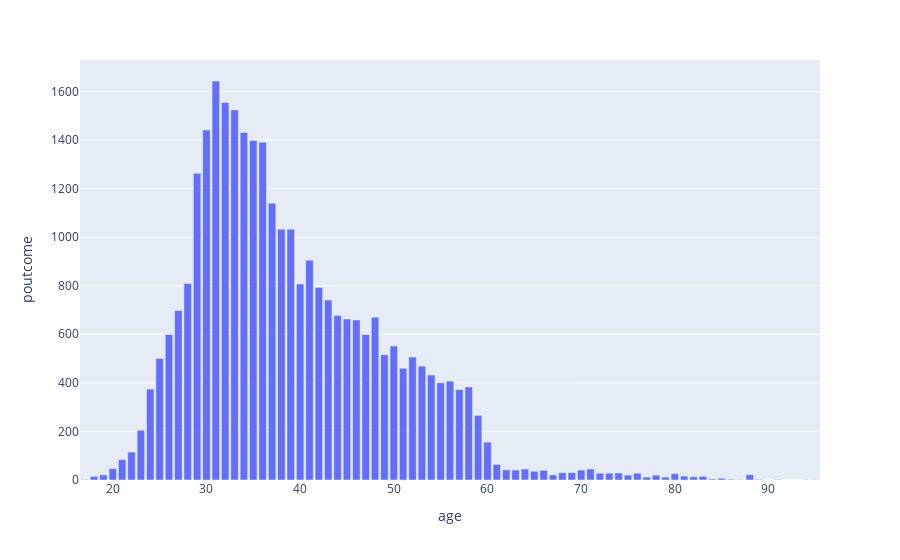

The cell this chart's notebook holds for it:
### Code cell
df_age_outcome.sort_values(by=['age'],ascending=False, inplace=True)
fig = px.bar(df_age_outcome, x='age', y='poutcome')
fig.show()

### Figure 1 — Plotly figure (JSON) as saved in the notebook; plotly's stock layout.template omitted (floating-point values rounded to 4 significant figures)
{"data": [{"alignmentgroup": "True", "hovertemplate": "age=%{x}<br>poutcome=%{y}<extra></extra>", "legendgroup": "", "marker": {"color": "#636efa"}, "name": "", "offsetgroup": "", "orientation": "v", "showlegend": false, "textposition": "auto", "type": "bar", "x": [95, 94, 91, 89, 88, 87, 86, 85, 84, 83, 82, 81, 80, 79, 78, 77, 76, 75, 74, 73, 72, 71, 70, 69, 68, 67, 66, 65, 64, 63, 62, 61, 60, 59, 58, 57, 56, 55, 54, 53, 52, 51, 50, 49, 48, 47, 46, 45, 44, 43, 42, 41, 40, 39, 38, 37, 36, 35, 34, 33, 32, 31, 30, 29, 28, 27, 26, 25, 24, 23, 22, 21, 20, 19, 18, 17], "xaxis": "x", "y": [1, 1, 2, 2, 22, 1, 3, 7, 4, 15, 13, 16, 26, 12, 20, 12, 28, 20, 29, 28, 28, 45, 41, 30, 30, 21, 40, 36, 45, 41, 42, 64, 156, 266, 383, 372, 407, 400, 432, 469, 506, 460, 552, 516, 670, 599, 659, 663, 677, 741, 793, 905, 807, 1033, 1033, 1140, 1391, 1398, 1431, 1524, 1554, 1643, 1441, 1263, 809, 698, 599, 500, 374, 205, 115, 84, 47, 21, 15, 2], "yaxis": "y"}], "layout": {"barmode": "relative", "legend": {"tracegroupgap": 0}, "margin": {"t": 60}, "xaxis": {"anchor": "y", "domain": [0, 1], "title": {"text": "age"}}, "yaxis": {"anchor": "x", "domain": [0, 1], "title": {"text": "poutcome"}}}}
